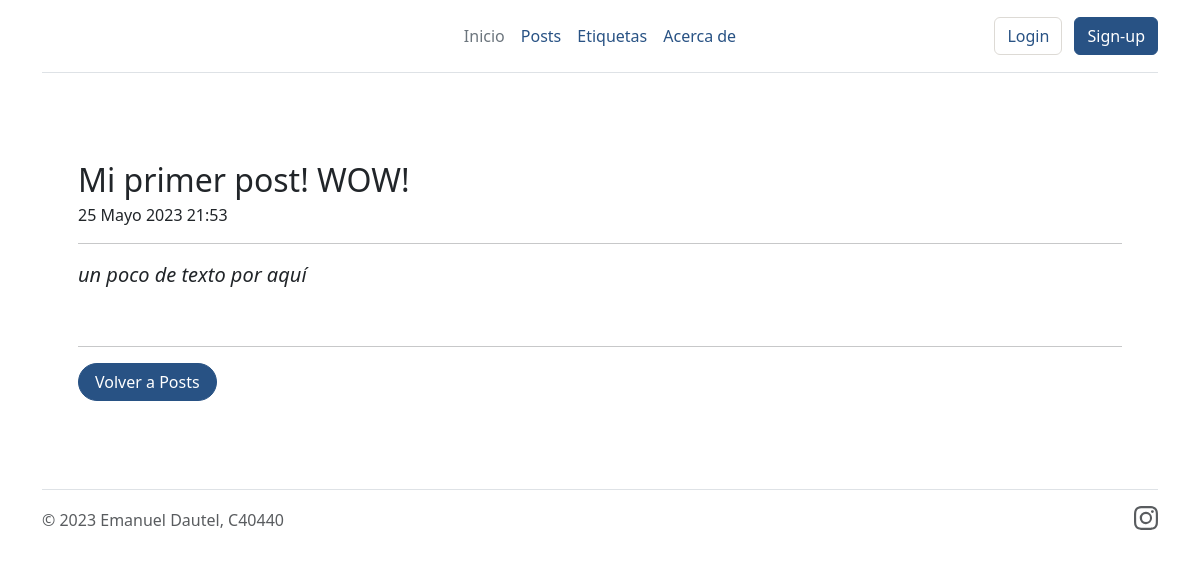
The page /posts/21/detail/ on the database its author committed.
### posts/models.py (models this page shows, shortened)
class Post(models.Model):
    titulo = models.CharField(max_length=256, validators=[MinLengthValidator(1)],)
    contenido = models.TextField(max_length=4000)
    imagenes = models.ImageField(upload_to=None, height_field=None, width_field=None, max_length=None)
    etiqueta = models.CharField(max_length=10, validators=[validate_slug])
    autor = models.ForeignKey(User, on_delete=models.CASCADE, null=True)
    fecha = models.DateTimeField(auto_now_add=True)
    fecha_mod = models.DateTimeField(null=True)

### posts/views.py (the view)
# urls.py: path('<int:id>/detail/', views.post_detail, name="detalle"),
def post_detail(request, id):
    post = Post.objects.get(id=id)
    context = {
        'post': post
    }
    return render(request, 'posts/detail.html', context)

### posts/templates/posts/detail.html (shortened to what this page needs)
{% extends "control_usuarios/base1.html" %}
{% block contenido %}
<section>
    <div>
        <article class="blog-post">
            <h2 class="blog-post-title mb-1">{{ post.titulo }}</h2>
            <div>
                {% if user.is_authenticated %}
                    <p class="blog-post-meta">{{ post.fecha }} por <a href="{% url 'Perfil' post.autor_id %}">{{ post.autor }}</a><br><a href="#">{{ post.etiqueta }}</a></p>
                {% else %}
                    <p class="blog-post-meta">{{ post.fecha }}</p>
                {% endif %}
            </div>
            <hr>
            <div>
                <p class="lead"><em>{{ post.contenido }}</em></p>
            </div>
            <br>
            <hr>
            <div style="display: flex; align-items: center; justify-content: space-between;">
                <button type="button" class="btn btn-primary rounded-pill px-3" style="padding-left: 5% padding-top: 10%; text-align:left" onclick="window.location.href='{% url 'Posts'%}';">Volver a Posts</button>
            </div>
        </article>
    </div>
</section>
{% endblock contenido %}

### rows shown on the page
Post: titulo "Mi primer post! WOW!", fecha "25 Mayo 2023 21:53", contenido "un poco de texto por aquí"
